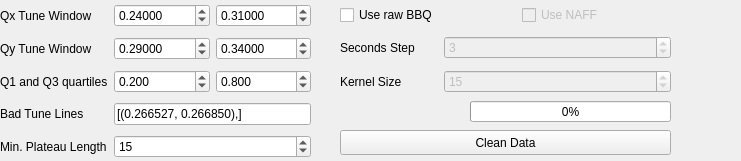
     <widget class="QWidget" name="cleaningWidget" native="true">
      <property name="geometry">
       <rect>
        <x>360</x>
        <y>10</y>
        <width>741</width>
        <height>161</height>
       </rect>
      </property>
      <widget class="QWidget" name="layoutWidget">
       <property name="geometry">
        <rect>
         <x>0</x>
         <y>0</y>
         <width>311</width>
         <height>163</height>
        </rect>
       </property>
       <layout class="QGridLayout" name="gridLayout_5">
        <item row="0" column="0">
         <widget class="QLabel" name="label_7">
          <property name="text">
           <string>Qx Tune Window</string>
          </property>
         </widget>
        </item>
        <item row="2" column="2">
         <widget class="QDoubleSpinBox" name="q3Quartile">
          <property name="decimals">
           <number>3</number>
          </property>
          <property name="singleStep">
           <double>0.050000000000000</double>
          </property>
          <property name="value">
           <double>0.800000000000000</double>
          </property>
         </widget>
        </item>
        <item row="4" column="0">
         <widget class="QLabel" name="label_15">
          <property name="toolTip">
           <string>&lt;html&gt;&lt;head/&gt;&lt;body&gt;&lt;p&gt;Minimum length a plateau has to have to be considered.&lt;/p&gt;&lt;p&gt;This is to filter RF &amp;quot;jitter&amp;quot; where intermediate values before trims are registered for a brief moment.&lt;/p&gt;&lt;/body&gt;&lt;/html&gt;</string>
          </property>
          <property name="text">
           <string>Min. Plateau Length</string>
          </property>
         </widget>
        </item>
        <item row="0" column="2">
         <widget class="QDoubleSpinBox" name="qxWindowHigh">
          <property name="decimals">
           <number>5</number>
          </property>
          <property name="singleStep">
           <double>0.010000000000000</double>
          </property>
          <property name="value">
           <double>0.310000000000000</double>
          </property>
         </widget>
        </item>
        <item row="1" column="1">
         <widget class="QDoubleSpinBox" name="qyWindowLow">
          <property name="decimals">
           <number>5</number>
          </property>
          <property name="singleStep">
           <double>0.010000000000000</double>
          </property>
          <property name="value">
           <double>0.290000000000000</double>
          </property>
         </widget>
        </item>
        <item row="1" column="2">
         <widget class="QDoubleSpinBox" name="qyWindowHigh">
          <property name="decimals">
           <number>5</number>
          </property>
          <property name="singleStep">
           <double>0.010000000000000</double>
          </property>
          <property name="value">
           <double>0.340000000000000</double>
          </property>
         </widget>
        </item>
        <item row="3" column="0">
         <widget class="QLabel" name="label_16">
          <property name="text">
           <string>Bad Tune Lines</string>
          </property>
         </widget>
        </item>
        <item row="1" column="0">
         <widget class="QLabel" name="label_8">
          <property name="text">
           <string>Qy Tune Window</string>
          </property>
         </widget>
        </item>
        <item row="0" column="1">
         <widget class="QDoubleSpinBox" name="qxWindowLow">
          <property name="decimals">
           <number>5</number>
          </property>
          <property name="singleStep">
           <double>0.010000000000000</double>
          </property>
          <property name="value">
           <double>0.240000000000000</double>
          </property>
         </widget>
        </item>
        <item row="2" column="1">
         <widget class="QDoubleSpinBox" name="q1Quartile">
          <property name="decimals">
           <number>3</number>
          </property>
          <property name="singleStep">
           <double>0.050000000000000</double>
          </property>
          <property name="value">
           <double>0.200000000000000</double>
          </property>
         </widget>
        </item>
        <item row="3" column="1" colspan="2">
         <widget class="QLineEdit" name="badTunesLineEdit">
          <property name="text">
           <string>[(0.266527, 0.266850),]</string>
          </property>
          <property name="placeholderText">
           <string/>
          </property>
         </widget>
        </item>
        <item row="2" column="0">
         <widget class="QLabel" name="label_14">
          <property name="text">
           <string>Q1 and Q3 quartiles</string>
          </property>
         </widget>
        </item>
        <item row="4" column="1" colspan="2">
         <widget class="QSpinBox" name="plateauLength">
          <property name="minimum">
           <number>1</number>
          </property>
          <property name="value">
           <number>15</number>
          </property>
         </widget>
        </item>
       </layout>
      </widget>
      <widget class="QPushButton" name="cleanDataButton">
       <property name="geometry">
        <rect>
         <x>340</x>
         <y>130</y>
         <width>331</width>
         <height>25</height>
        </rect>
       </property>
       <property name="text">
        <string>Clean Data</string>
       </property>
      </widget>
      <widget class="QWidget" name="layoutWidget">
       <property name="geometry">
        <rect>
         <x>340</x>
         <y>0</y>
         <width>331</width>
         <height>101</height>
        </rect>
       </property>
       <layout class="QGridLayout" name="gridLayout_2">
        <item row="1" column="0">
         <widget class="QCheckBox" name="useRawBBQCheckBox">
          <property name="layoutDirection">
           <enum>Qt::LeftToRight</enum>
          </property>
          <property name="text">
           <string>Use raw BBQ</string>
          </property>
         </widget>
        </item>
        <item row="1" column="2" colspan="2">
         <widget class="QCheckBox" name="useNAFFCheckBox">
          <property name="enabled">
           <bool>false</bool>
          </property>
          <property name="text">
           <string>Use NAFF</string>
          </property>
         </widget>
        </item>
        <item row="2" column="0">
         <widget class="QLabel" name="label_12">
          <property name="text">
           <string>Seconds Step</string>
          </property>
         </widget>
        </item>
        <item row="3" column="0">
         <widget class="QLabel" name="label_13">
          <property name="text">
           <string>Kernel Size</string>
          </property>
         </widget>
        </item>
        <item row="2" column="1" colspan="3">
         <widget class="QDoubleSpinBox" name="secondsStep">
          <property name="enabled">
           <bool>false</bool>
          </property>
          <property name="decimals">
           <number>0</number>
          </property>
          <property name="singleStep">
           <double>1.000000000000000</double>
          </property>
          <property name="value">
           <double>3.000000000000000</double>
          </property>
         </widget>
        </item>
        <item row="3" column="1" colspan="3">
         <widget class="QDoubleSpinBox" name="kernelSize">
          <property name="enabled">
           <bool>false</bool>
          </property>
          <property name="decimals">
           <number>0</number>
          </property>
          <property name="singleStep">
           <double>1.000000000000000</double>
          </property>
          <property name="value">
           <double>15.000000000000000</double>
          </property>
         </widget>
        </item>
       </layout>
      </widget>
      <widget class="QProgressBar" name="cleaningProgressBar">
       <property name="geometry">
        <rect>
         <x>470</x>
         <y>101</y>
         <width>201</width>
         <height>21</height>
        </rect>
       </property>
       <property name="maximum">
        <number>200</number>
       </property>
       <property name="value">
        <number>0</number>
       </property>
       <property name="orientation">
        <enum>Qt::Horizontal</enum>
       </property>
      </widget>
      <widget class="QLabel" name="cleaningStatusLabel">
       <property name="geometry">
        <rect>
         <x>340</x>
         <y>100</y>
         <width>121</width>
         <height>20</height>
        </rect>
       </property>
       <property name="text">
        <string/>
       </property>
       <property name="alignment">
        <set>Qt::AlignCenter</set>
       </property>
      </widget>
     </widget>
